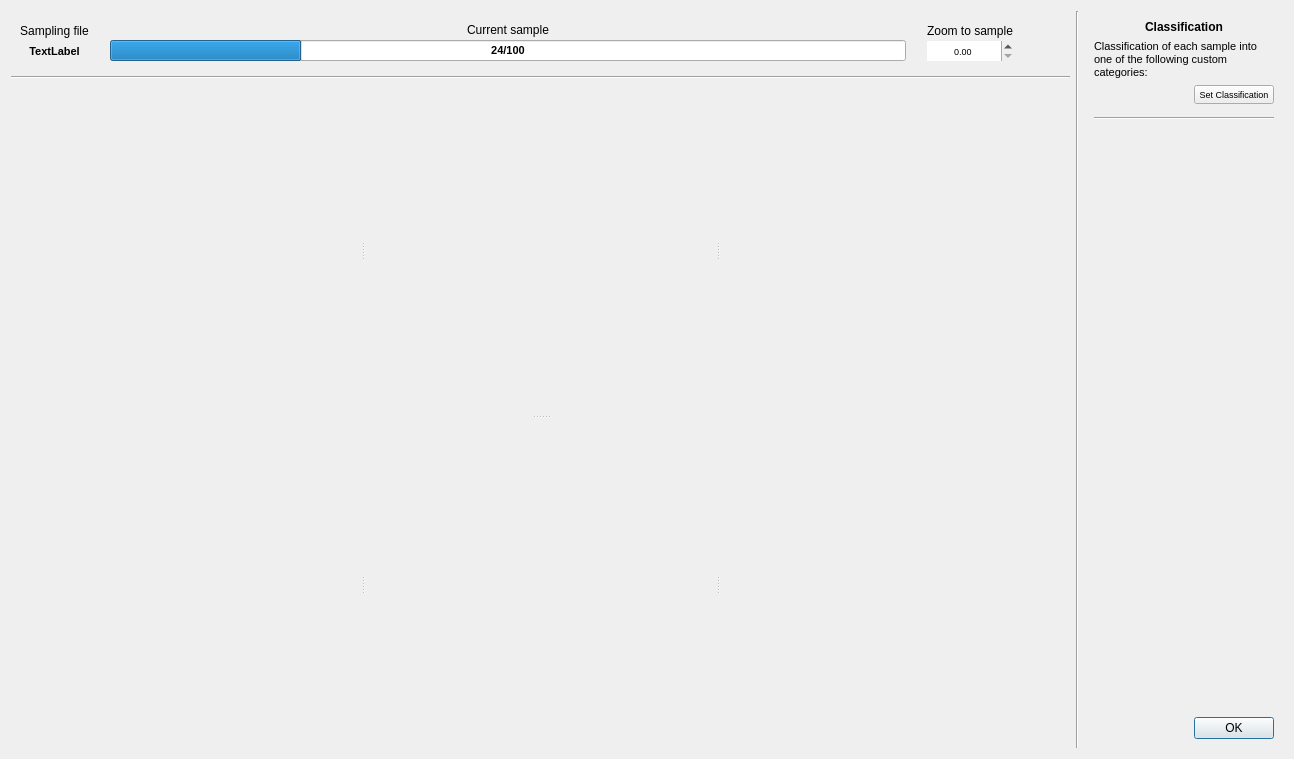
<?xml version="1.0" encoding="UTF-8"?>
<ui version="4.0">
 <class>Dialog</class>
 <widget class="QDialog" name="Dialog">
  <property name="geometry">
   <rect>
    <x>0</x>
    <y>0</y>
    <width>1294</width>
    <height>759</height>
   </rect>
  </property>
  <property name="windowTitle">
   <string>Classification of samples</string>
  </property>
  <layout class="QGridLayout" name="gridLayout">
   <item row="1" column="0" colspan="2">
    <widget class="Line" name="line">
     <property name="orientation">
      <enum>Qt::Horizontal</enum>
     </property>
    </widget>
   </item>
   <item row="2" column="0" colspan="2">
    <widget class="QWidget" name="widget_windows" native="true">
     <layout class="QVBoxLayout" name="verticalLayout_20">
      <property name="spacing">
       <number>0</number>
      </property>
      <property name="margin">
       <number>0</number>
      </property>
      <item>
       <widget class="QSplitter" name="splitter_3">
        <property name="orientation">
         <enum>Qt::Vertical</enum>
        </property>
        <widget class="QSplitter" name="splitter">
         <property name="orientation">
          <enum>Qt::Horizontal</enum>
         </property>
         <widget class="ClassificationViewWidget" name="render_window_1" native="true">
          <layout class="QVBoxLayout" name="verticalLayout_6"/>
         </widget>
         <widget class="ClassificationViewWidget" name="render_window_2" native="true">
          <layout class="QVBoxLayout" name="verticalLayout_7"/>
         </widget>
         <widget class="ClassificationViewWidget" name="render_window_3" native="true">
          <layout class="QVBoxLayout" name="verticalLayout_16"/>
         </widget>
        </widget>
        <widget class="QSplitter" name="splitter_2">
         <property name="orientation">
          <enum>Qt::Horizontal</enum>
         </property>
         <widget class="ClassificationViewWidget" name="render_window_4" native="true">
          <layout class="QVBoxLayout" name="verticalLayout_10"/>
         </widget>
         <widget class="ClassificationViewWidget" name="render_window_5" native="true">
          <layout class="QVBoxLayout" name="verticalLayout_13"/>
         </widget>
         <widget class="ClassificationViewWidget" name="render_window_6" native="true">
          <layout class="QVBoxLayout" name="verticalLayout_19"/>
         </widget>
        </widget>
       </widget>
      </item>
     </layout>
    </widget>
   </item>
   <item row="0" column="0" colspan="2">
    <widget class="QWidget" name="widget_2" native="true">
     <property name="sizePolicy">
      <sizepolicy hsizetype="Preferred" vsizetype="Fixed">
       <horstretch>0</horstretch>
       <verstretch>0</verstretch>
      </sizepolicy>
     </property>
     <layout class="QHBoxLayout" name="horizontalLayout">
      <item>
       <widget class="QWidget" name="widget" native="true">
        <layout class="QVBoxLayout" name="verticalLayout_2">
         <property name="spacing">
          <number>0</number>
         </property>
         <property name="margin">
          <number>0</number>
         </property>
         <item>
          <widget class="QLabel" name="label">
           <property name="text">
            <string>Sampling file</string>
           </property>
           <property name="alignment">
            <set>Qt::AlignCenter</set>
           </property>
          </widget>
         </item>
         <item>
          <widget class="QLabel" name="SamplingFileLabel">
           <property name="font">
            <font>
             <pointsize>8</pointsize>
             <weight>75</weight>
             <bold>true</bold>
            </font>
           </property>
           <property name="text">
            <string>TextLabel</string>
           </property>
           <property name="alignment">
            <set>Qt::AlignCenter</set>
           </property>
          </widget>
         </item>
        </layout>
       </widget>
      </item>
      <item>
       <spacer name="horizontalSpacer">
        <property name="orientation">
         <enum>Qt::Horizontal</enum>
        </property>
        <property name="sizeType">
         <enum>QSizePolicy::Fixed</enum>
        </property>
        <property name="sizeHint" stdset="0">
         <size>
          <width>15</width>
          <height>20</height>
         </size>
        </property>
       </spacer>
      </item>
      <item>
       <widget class="QWidget" name="widget_4" native="true">
        <layout class="QVBoxLayout" name="verticalLayout_3">
         <property name="spacing">
          <number>0</number>
         </property>
         <property name="margin">
          <number>0</number>
         </property>
         <item>
          <widget class="QLabel" name="label_3">
           <property name="text">
            <string>Current sample</string>
           </property>
           <property name="alignment">
            <set>Qt::AlignCenter</set>
           </property>
          </widget>
         </item>
         <item>
          <widget class="QProgressBar" name="progressClassification">
           <property name="minimumSize">
            <size>
             <width>150</width>
             <height>0</height>
            </size>
           </property>
           <property name="font">
            <font>
             <pointsize>8</pointsize>
             <weight>75</weight>
             <bold>true</bold>
            </font>
           </property>
           <property name="value">
            <number>24</number>
           </property>
           <property name="format">
            <string>%v/%m</string>
           </property>
          </widget>
         </item>
        </layout>
       </widget>
      </item>
      <item>
       <spacer name="horizontalSpacer_2">
        <property name="orientation">
         <enum>Qt::Horizontal</enum>
        </property>
        <property name="sizeType">
         <enum>QSizePolicy::Fixed</enum>
        </property>
        <property name="sizeHint" stdset="0">
         <size>
          <width>15</width>
          <height>20</height>
         </size>
        </property>
       </spacer>
      </item>
      <item>
       <widget class="QWidget" name="widget_5" native="true">
        <layout class="QVBoxLayout" name="verticalLayout_4">
         <property name="spacing">
          <number>0</number>
         </property>
         <property name="margin">
          <number>0</number>
         </property>
         <item>
          <widget class="QLabel" name="label_2">
           <property name="text">
            <string>Zoom to sample</string>
           </property>
          </widget>
         </item>
         <item>
          <widget class="QDoubleSpinBox" name="ZoomToSample">
           <property name="maximumSize">
            <size>
             <width>16777215</width>
             <height>22</height>
            </size>
           </property>
           <property name="font">
            <font>
             <pointsize>7</pointsize>
            </font>
           </property>
           <property name="frame">
            <bool>false</bool>
           </property>
           <property name="alignment">
            <set>Qt::AlignCenter</set>
           </property>
          </widget>
         </item>
        </layout>
       </widget>
      </item>
      <item>
       <widget class="QToolButton" name="gotoCurrentSample">
        <property name="minimumSize">
         <size>
          <width>34</width>
          <height>34</height>
         </size>
        </property>
        <property name="toolTip">
         <string>Go to current sample</string>
        </property>
        <property name="text">
         <string/>
        </property>
        <property name="icon">
         <iconset>
          <normaloff>:/plugins/AcATaMa/icons/zoom_to_sample.svg</normaloff>:/plugins/AcATaMa/icons/zoom_to_sample.svg</iconset>
        </property>
        <property name="iconSize">
         <size>
          <width>34</width>
          <height>34</height>
         </size>
        </property>
        <property name="autoRaise">
         <bool>true</bool>
        </property>
       </widget>
      </item>
     </layout>
    </widget>
   </item>
   <item row="0" column="3" rowspan="3">
    <widget class="QWidget" name="widget_3" native="true">
     <property name="sizePolicy">
      <sizepolicy hsizetype="Maximum" vsizetype="Preferred">
       <horstretch>0</horstretch>
       <verstretch>0</verstretch>
      </sizepolicy>
     </property>
     <layout class="QVBoxLayout" name="verticalLayout">
      <item>
       <widget class="QLabel" name="label_4">
        <property name="font">
         <font>
          <weight>75</weight>
          <bold>true</bold>
         </font>
        </property>
        <property name="text">
         <string>Classification</string>
        </property>
        <property name="alignment">
         <set>Qt::AlignCenter</set>
        </property>
       </widget>
      </item>
      <item>
       <widget class="QLabel" name="label_5">
        <property name="sizePolicy">
         <sizepolicy hsizetype="Ignored" vsizetype="Preferred">
          <horstretch>0</horstretch>
          <verstretch>0</verstretch>
         </sizepolicy>
        </property>
        <property name="font">
         <font>
          <pointsize>8</pointsize>
         </font>
        </property>
        <property name="text">
         <string>Classification of each sample into one of the following custom categories:</string>
        </property>
        <property name="wordWrap">
         <bool>true</bool>
        </property>
       </widget>
      </item>
      <item>
       <widget class="QWidget" name="widget_6" native="true">
        <layout class="QHBoxLayout" name="horizontalLayout_2">
         <property name="margin">
          <number>0</number>
         </property>
         <item>
          <spacer name="horizontalSpacer_3">
           <property name="orientation">
            <enum>Qt::Horizontal</enum>
           </property>
           <property name="sizeHint" stdset="0">
            <size>
             <width>40</width>
             <height>20</height>
            </size>
           </property>
          </spacer>
         </item>
         <item>
          <spacer name="horizontalSpacer_4">
           <property name="orientation">
            <enum>Qt::Horizontal</enum>
           </property>
           <property name="sizeType">
            <enum>QSizePolicy::Fixed</enum>
           </property>
           <property name="sizeHint" stdset="0">
            <size>
             <width>60</width>
             <height>20</height>
            </size>
           </property>
          </spacer>
         </item>
         <item>
          <widget class="QPushButton" name="SetClassification">
           <property name="font">
            <font>
             <pointsize>7</pointsize>
            </font>
           </property>
           <property name="text">
            <string>Set Classification</string>
           </property>
           <property name="flat">
            <bool>false</bool>
           </property>
          </widget>
         </item>
        </layout>
       </widget>
      </item>
      <item>
       <spacer name="verticalSpacer_2">
        <property name="orientation">
         <enum>Qt::Vertical</enum>
        </property>
        <property name="sizeType">
         <enum>QSizePolicy::Fixed</enum>
        </property>
        <property name="sizeHint" stdset="0">
         <size>
          <width>20</width>
          <height>6</height>
         </size>
        </property>
       </spacer>
      </item>
      <item>
       <widget class="Line" name="line_3">
        <property name="orientation">
         <enum>Qt::Horizontal</enum>
        </property>
       </widget>
      </item>
      <item>
       <widget class="QScrollArea" name="scrollArea">
        <property name="frameShape">
         <enum>QFrame::NoFrame</enum>
        </property>
        <property name="frameShadow">
         <enum>QFrame::Plain</enum>
        </property>
        <property name="lineWidth">
         <number>0</number>
        </property>
        <property name="horizontalScrollBarPolicy">
         <enum>Qt::ScrollBarAlwaysOff</enum>
        </property>
        <property name="widgetResizable">
         <bool>true</bool>
        </property>
        <widget class="QWidget" name="scrollAreaWidgetContents">
         <property name="geometry">
          <rect>
           <x>0</x>
           <y>0</y>
           <width>287</width>
           <height>477</height>
          </rect>
         </property>
         <layout class="QVBoxLayout" name="verticalLayout_5">
          <property name="margin">
           <number>0</number>
          </property>
          <item>
           <layout class="QGridLayout" name="gridButtonsClassification">
            <property name="margin">
             <number>0</number>
            </property>
           </layout>
          </item>
          <item>
           <spacer name="verticalSpacer">
            <property name="orientation">
             <enum>Qt::Vertical</enum>
            </property>
            <property name="sizeHint" stdset="0">
             <size>
              <width>20</width>
              <height>40</height>
             </size>
            </property>
           </spacer>
          </item>
         </layout>
        </widget>
       </widget>
      </item>
      <item>
       <widget class="QDialogButtonBox" name="buttonBox">
        <property name="orientation">
         <enum>Qt::Horizontal</enum>
        </property>
        <property name="standardButtons">
         <set>QDialogButtonBox::Ok</set>
        </property>
       </widget>
      </item>
     </layout>
    </widget>
   </item>
   <item row="0" column="2" rowspan="3">
    <widget class="Line" name="line_2">
     <property name="orientation">
      <enum>Qt::Vertical</enum>
     </property>
    </widget>
   </item>
  </layout>
 </widget>
 <customwidgets>
  <customwidget>
   <class>ClassificationViewWidget</class>
   <extends>QWidget</extends>
   <header>AcATaMa.gui.classification_view_widget</header>
   <container>1</container>
  </customwidget>
 </customwidgets>
 <resources/>
 <connections>
  <connection>
   <sender>buttonBox</sender>
   <signal>accepted()</signal>
   <receiver>Dialog</receiver>
   <slot>accept()</slot>
   <hints>
    <hint type="sourcelabel">
     <x>1173</x>
     <y>864</y>
    </hint>
    <hint type="destinationlabel">
     <x>157</x>
     <y>274</y>
    </hint>
   </hints>
  </connection>
  <connection>
   <sender>buttonBox</sender>
   <signal>rejected()</signal>
   <receiver>Dialog</receiver>
   <slot>reject()</slot>
   <hints>
    <hint type="sourcelabel">
     <x>1173</x>
     <y>870</y>
    </hint>
    <hint type="destinationlabel">
     <x>286</x>
     <y>274</y>
    </hint>
   </hints>
  </connection>
 </connections>
</ui>
